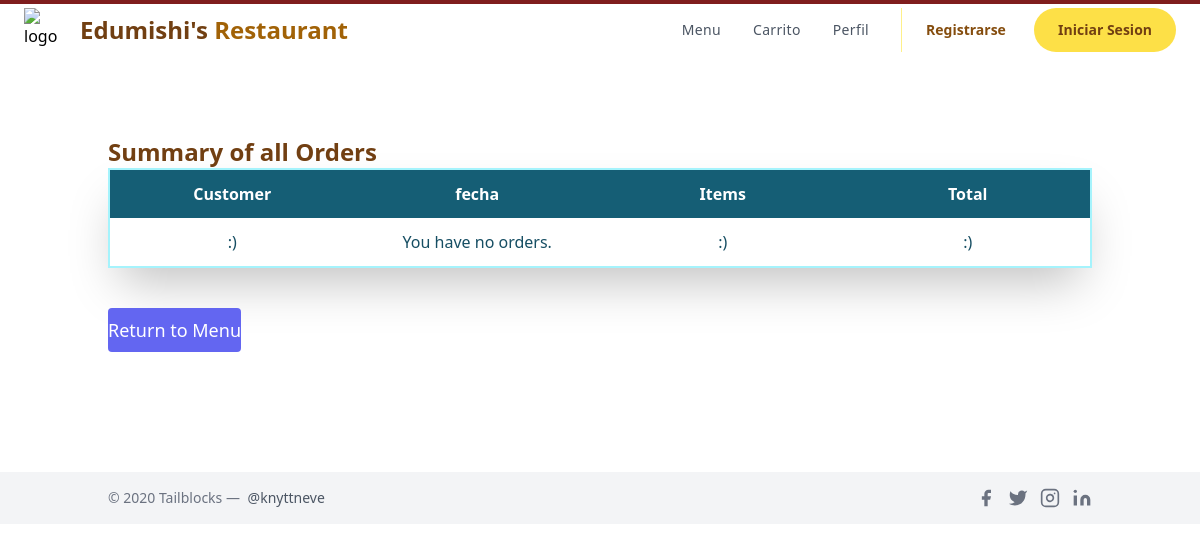
Before: /allorders with the older database file.
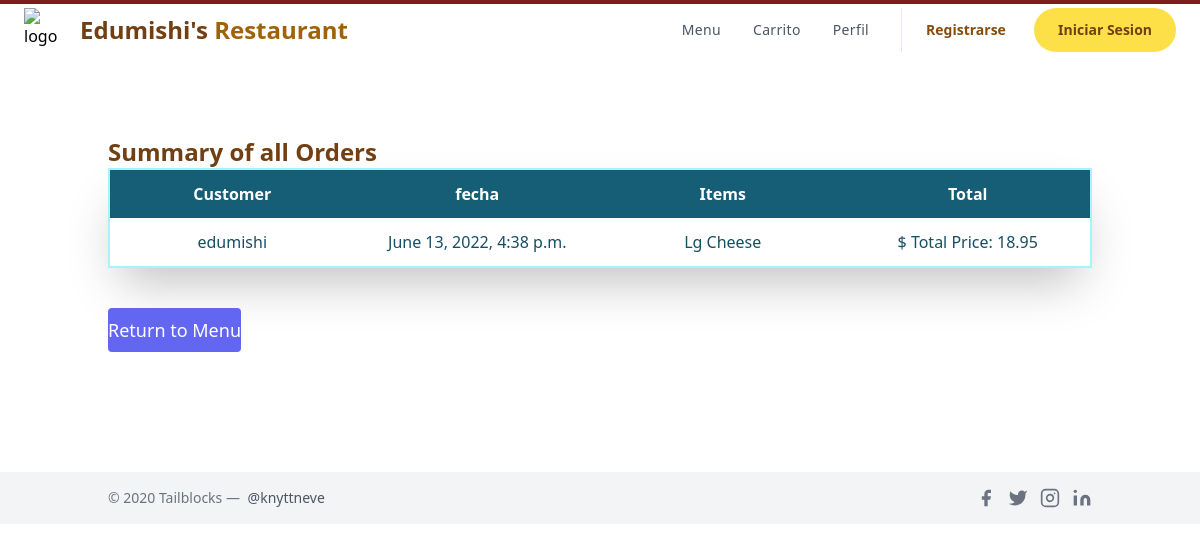
After: the same page with the newer database file.
### orders/models.py (models this page shows, shortened)
class Order(models.Model):
    ref_code = models.CharField(max_length=15, blank=True)
    owner = models.ForeignKey(Profile, on_delete=models.SET_NULL, null=True)
    is_ordered = models.BooleanField(default=False)
    ordered_items = models.ManyToManyField(OrderItem)
    date_ordered = models.DateTimeField(auto_now=True)
    def get_cart_total(self):
        return sum([item.menu_item.price for item in self.ordered_items.all()]
        + [item.extras_cost for item in self.ordered_items.all()])

class Profile(models.Model):
    user = models.OneToOneField(settings.AUTH_USER_MODEL,
                                on_delete=models.CASCADE)
    menu_items = models.ManyToManyField(Menu_Item, blank=True)
    def __str__(self):
        return f"{self.user.username}"

class OrderItem(models.Model):
    menu_item = models.ForeignKey(Menu_Item,on_delete=models.CASCADE,
                                    blank=True, null=True)
    is_ordered = models.BooleanField(default=False)
    date_added = models.DateTimeField(auto_now=True)
    date_ordered = models.DateTimeField(null=True)
    is_topping =models.BooleanField(default=False)
    num_extras = models.IntegerField( blank=True, default=0)
    extras = models.CharField(max_length=400,  blank=True, null=True)
    extras_cost = models.DecimalField(max_digits=4,decimal_places=2, default = 0.00)
    ptoppings = models.CharField(max_length=400,  blank=True, null=True)

class Menu_Item(models.Model):
    MENU_CATEGORIES = (
    ('Pizza', 'Pizza'),
    ('Pasta', 'Pasta'),
    ('Subs', 'Subs'),
    ('Salad', 'Salad'),
    ('Dinner_Platter', 'Dinner_Platter'),
    ('Topping', 'Topping'),
    ('Extra', 'Extra'),
    ('Dessert', 'Dessert'),
    ('Pastry', 'Pastry'),
    ('Main', 'Main'),
    ('Appetizer', 'Appetizer'),
    ('Side', 'Side'),
    ('Miscellaneous', 'Miscellaneous')
    )
    SIZE_CATEGORIES = (
    ('Sm', 'Small'),
    ('Md', 'Medium'),
    ('Lg', 'Large'),
    ('XL', 'Extra_Large')
    )
    category = models.CharField(max_length=36, null=True, blank=True,
                                choices=MENU_CATEGORIES,
                                help_text='Categoría del elemento del menú.')
    name = models.CharField(max_length=128,
                            help_text='Nombre del elemento del menú')
    price =  models.DecimalField(max_digits=4, null=True, blank=True,
                                decimal_places=2, default=0.00)
    sizes = models.CharField(max_length=4, null=True, blank=True,
                                choices=SIZE_CATEGORIES,
                                help_text='Ingrese el tamaños \
                                            del elemento del menú')
    toppings = models.CharField( max_length=400, blank=True, null=True,
                                help_text='Introducir ingredientes')
    num_toppings = models.CharField(max_length=10, blank=True, null=True)

### orders/views.py (the view)
# urls.py: path('allorders', views.allorders, name='allorders'),
def allorders(request):
    profiles = Profile.objects.all()
    all_orders = Order.objects.filter(is_ordered=False)#ojoooooooooooooooooo aqui si no esta ordenado no sale
    context = { 'all_orders': all_orders}
    return render(request, "orders/allorders.html", context)

### orders/templates/orders/allorders.html (shortened to what this page needs)
{% extends 'orders/layout.html' %}
{% block template%}
<div class="container px-5 py-20 mx-auto flex flex-wrap items-center">
    <div>
        <h1 class="text-2xl font-bold text-yellow-900">
            Summary of all Orders
        </h1>
        <table class="shadow-2xl border-2 border-cyan-200 w-full md:table-fixed content-center">
            <thead class="text-white">
                <tr>
                    <th class="py-3 bg-cyan-800">Customer</th>
                    <th class="py-3 bg-cyan-800">fecha</th>
                    <th class="py-3 bg-cyan-800">Items</th>
                    <th class="py-3 bg-cyan-800">Total</th>
                </tr>
            </thead>
            <tbody class="text-cyan-900 text-center">
                {% for order in all_orders.all %}
                    <tr class="">
                        <td class="py-3 px-6">{{order.owner}}</td>
                        <td class="py-3 px-6">{{ order.date_ordered }}</td>
                        <td class="py-3 px-6">
                            {% for item in order.ordered_items.all %}
                                {% if item.menu_item.category == "Pizza" and "Topping" not in item.menu_item.name %}
                                    {{item.menu_item.sizes}}
                                    {{ item.menu_item.name }}
                                {% endif %}
                            {% endfor %}
                        </td>
                        <td class="py-3 px-6">$ Total Price: {{ order.get_cart_total }}</td>
                    </tr>
                    {% empty %}
                    <tr>
                        <td class="py-3 px-6">:)</td>
                        <td class="py-3 px-6"> You have no orders.</td>
                        <td class="py-3 px-6">:)</td>
                        <td class="py-3 px-6">:)</td>
                    </tr>
                {% endfor %}
            </tbody>
        </table>
            <button class="text-white bg-indigo-500 border-0 py-2 my-10 focus:outline-none hover:bg-indigo-600 rounded text-lg"><a href="{% url 'orders:index' %}" >
                {% if not order %}Return to Menu{% else %}Go to Menu {% endif %}
              </a>
            </button>
    </div>
</div>
{%endblock%}

### orders/templates/orders/layout.html (shortened to what this page needs)
<!DOCTYPE html>
<html lang="en">
<head>
    {% load static %}
    <script src="https://cdn.tailwindcss.com"></script>
    <script src="https://cdn.tailwindcss.com?plugins=forms,typography,aspect-ratio,line-clamp"></script>
</head>
<body>
    <header id="top" class="w-full flex flex-col fixed top sm:relative bg-white pin-t pin-r pin-l">
        <nav id="site-menu" class="flex flex-col sm:flex-row w-full justify-between items-center px-4 sm:px-6 py-1 bg-white shadow sm:shadow-none border-t-4 border-red-900">
            <div class="w-full sm:w-auto self-start sm:self-center flex flex-row sm:flex-none flex-no-wrap justify-between items-center">
                <a href="#" aria-label="logo" class="flex space-x-2 items-center">
                    <img src="https://e7.pngegg.com/pngimages/801/880/png-clipart-pizza-pizza-sticker-pepperoni-salami-pizza-food-orange-thumbnail.png" class="w-12" alt="logo" width="133" height="122">
                    <span class="text-2xl font-bold text-yellow-900">Edumishi's <span class="text-yellow-700">Restaurant</span></span>
                </a>
            </div>
            <div id="menu" class="w-full sm:w-auto self-end sm:self-center sm:flex flex-col sm:flex-row items-center h-full py-1 pb-4 sm:py-0 sm:pb-0 hidden">
                <div class="text-gray-600 lg:pr-4">
                    <ul class="space-y-6 tracking-wide font-medium text-sm md:flex md:space-y-0">
                        <li><a href="#" class="block md:px-4 transition hover:text-yellow-700"><span>Menu</span></a></li>
                        <li><a href="#" class="block md:px-4 transition hover:text-yellow-700"><span>Carrito</span></a></li>
                        <li><a href="#" class="block md:px-4 transition hover:text-yellow-700"><span>Perfil</span></a></li>
                    </ul>
                </div>
                <div class="w-full space-y-2 border-yellow-200 lg:space-y-0 md:w-max lg:border-l">
                    {% if not request.user.is_authenticated %}
                        <button type="button" title="Start buying" class="w-full py-3 px-6 text-center rounded-full transition active:bg-yellow-200 focus:bg-yellow-100 sm:w-max">
                            <span class="block text-yellow-800 font-semibold text-sm">
                            Registrarse
                            </span>
                        </button>
                        <button type="button" title="Start buying" class="w-full py-3 px-6 text-center rounded-full transition bg-yellow-300 hover:bg-yellow-100 active:bg-yellow-400 focus:bg-yellow-300 sm:w-max">
                            <span class="block text-yellow-900 font-semibold text-sm">
                            Iniciar Sesion
                            </span>
                        </button>
                    {% else %}
                        <button type="button" title="Start buying" class="w-full py-3 px-6 text-center rounded-full transition bg-yellow-300 hover:bg-yellow-100 active:bg-yellow-400 focus:bg-yellow-300 sm:w-max">
                            <span class="block text-yellow-900 font-semibold text-sm">
                                <a href="/logout">Logout</a>
                            </span>
                        </button>
                    {% endif %}
                </div>
            </div>
        </nav>
    </header>
    {% block template %}{%endblock%}
    <footer class="text-gray-600 body-font content-end">
        <div class="bg-gray-100">
            <div class="container mx-auto py-4 px-5 flex flex-wrap flex-col sm:flex-row">
                <p class="text-gray-500 text-sm text-center sm:text-left">© 2020 Tailblocks —
                    <a href="https://twitter.com/knyttneve" rel="noopener noreferrer" class="text-gray-600 ml-1" target="_blank">@knyttneve</a>
                </p>
                <span class="inline-flex sm:ml-auto sm:mt-0 mt-2 justify-center sm:justify-start">
            <a class="text-gray-500">
              <svg fill="currentColor" stroke-linecap="round" stroke-linejoin="round" stroke-width="2" class="w-5 h-5" viewBox="0 0 24 24">
                <path d="M18 2h-3a5 5 0 00-5 5v3H7v4h3v8h4v-8h3l1-4h-4V7a1 1 0 011-1h3z"></path>
              </svg>
            </a>
            <a class="ml-3 text-gray-500">
              <svg fill="currentColor" stroke-linecap="round" stroke-linejoin="round" stroke-width="2" class="w-5 h-5" viewBox="0 0 24 24">
                <path d="M23 3a10.9 10.9 0 01-3.14 1.53 4.48 4.48 0 00-7.86 3v1A10.66 10.66 0 013 4s-4 9 5 13a11.64 11.64 0 01-7 2c9 5 20 0 20-11.5a4.5 4.5 0 00-.08-.83A7.72 7.72 0 0023 3z"></path>
              </svg>
            </a>
            <a class="ml-3 text-gray-500">
              <svg fill="none" stroke="currentColor" stroke-linecap="round" stroke-linejoin="round" stroke-width="2" class="w-5 h-5" viewBox="0 0 24 24">
                <rect width="20" height="20" x="2" y="2" rx="5" ry="5"></rect>
                <path d="M16 11.37A4 4 0 1112.63 8 4 4 0 0116 11.37zm1.5-4.87h.01"></path>
              </svg>
            </a>
            <a class="ml-3 text-gray-500">
              <svg fill="currentColor" stroke="currentColor" stroke-linecap="round" stroke-linejoin="round" stroke-width="0" class="w-5 h-5" viewBox="0 0 24 24">
                <path stroke="none" d="M16 8a6 6 0 016 6v7h-4v-7a2 2 0 00-2-2 2 2 0 00-2 2v7h-4v-7a6 6 0 016-6zM2 9h4v12H2z"></path>
                <circle cx="4" cy="4" r="2" stroke="none"></circle>
              </svg>
            </a>
          </span>
            </div>
        </div>
    </footer>
</body>
</html>

Changed rows visible on the page:
added Order: owner "edumishi", date_ordered "June 13, 2022, 4:38 p.m.", get_cart_total "18.95"
added OrderItem: menu_item.sizes "Lg", menu_item.name "Cheese"
Other visible differences:
text no longer shown: ":) You have no orders. :) :)"
